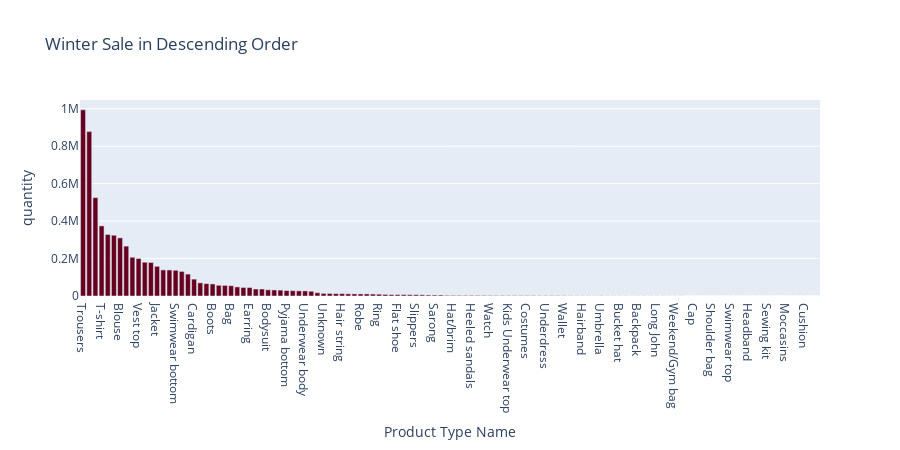
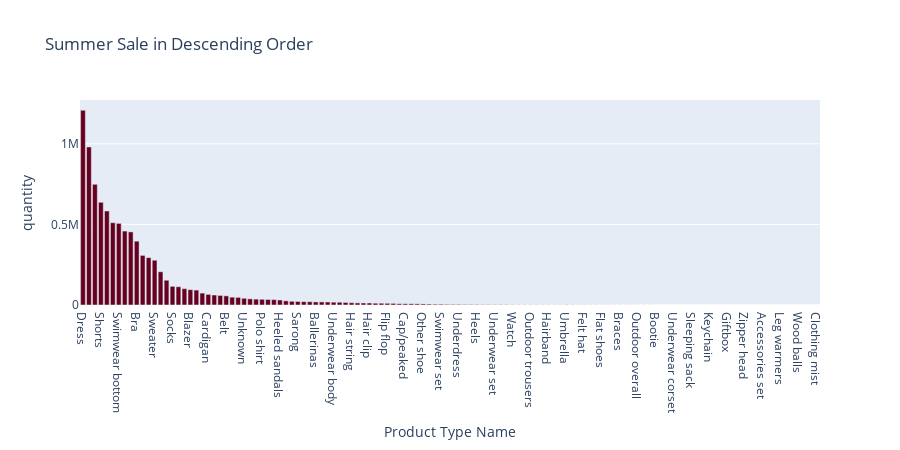
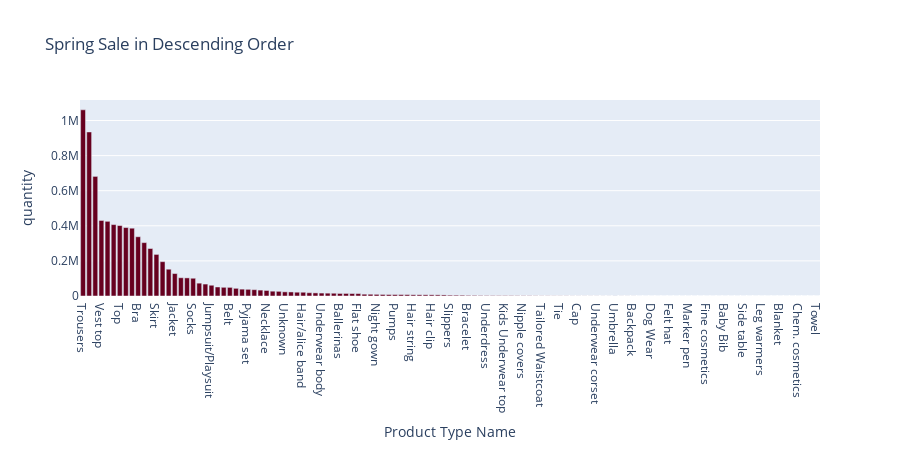
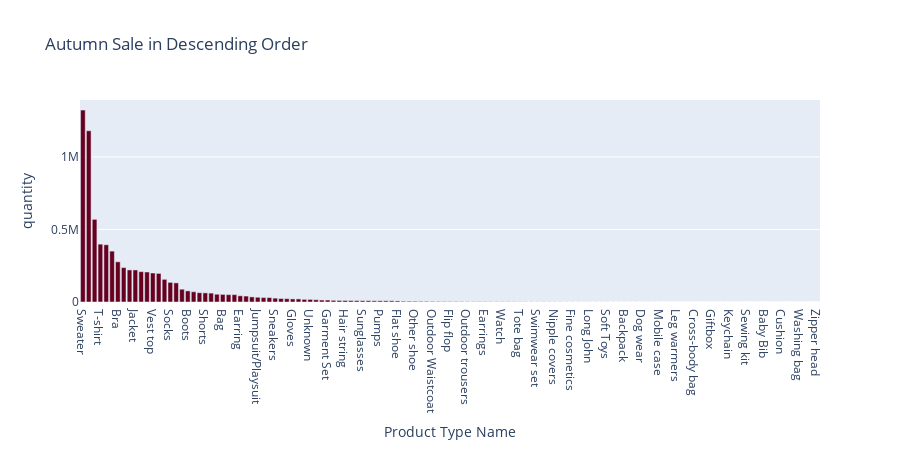

Notebook code for these charts, in order:
### Code cell
fig = px.bar(SA.loc[SA.season == "Winter"].sort_values(by = 'quantity', ascending = False),
             y='quantity', 
             title='Winter Sale in Descending Order',
             x='product_type_name',
             color_discrete_sequence=px.colors.sequential.RdBu,
             hover_data=['product_type_name'],
             labels={'product_type_name':'Product Type Name'},
            height=450)
fig.show()

fig = px.bar(SA.loc[SA.season == "Summer"].sort_values(by = 'quantity', ascending = False),
             y='quantity', 
             title='Summer Sale in Descending Order',
             x='product_type_name',
             color_discrete_sequence=px.colors.sequential.RdBu,
             hover_data=['product_type_name'],
             labels={'product_type_name':'Product Type Name'},
            height=450)
fig.show()

fig = px.bar(SA.loc[SA.season == "Spring"].sort_values(by = 'quantity', ascending = False),
             y='quantity', 
             title='Spring Sale in Descending Order',
             x='product_type_name',
             color_discrete_sequence=px.colors.sequential.RdBu,
             hover_data=['product_type_name'],
             labels={'product_type_name':'Product Type Name'},
            height=450)
fig.show()

fig = px.bar(SA.loc[SA.season == "Autumn"].sort_values(by = 'quantity', ascending = False),
             y='quantity', 
             title='Autumn Sale in Descending Order',
             x='product_type_name',
             color_discrete_sequence=px.colors.sequential.RdBu,
             hover_data=['product_type_name'],
             labels={'product_type_name':'Product Type Name'},
            height=450)
fig.show()

### Figure 1 — Plotly figure (JSON) as saved in the notebook; plotly's stock layout.template omitted (floating-point values rounded to 4 significant figures)
{"data": [{"alignmentgroup": "True", "hovertemplate": "Product Type Name=%{x}<br>quantity=%{y}<extra></extra>", "legendgroup": "", "marker": {"color": "rgb(103,0,31)", "pattern": {"shape": ""}}, "name": "", "offsetgroup": "", "orientation": "v", "showlegend": false, "textposition": "auto", "type": "bar", "x": ["Trousers", "Sweater", "Dress", "T-shirt", "Top", "Bra", "Blouse", "Underwear bottom", "Leggings/Tights", "Vest top", "Skirt", "Shirt", "Jacket", "Bikini top", "Hoodie", "Swimwear bottom", "Socks", "Blazer", "Cardigan", "Underwear Tights", "Shorts", "Boots", "Scarf", "Pyjama set", "Bag", "Swimsuit", "Belt", "Earring", "Coat", "Hat/beanie", "Bodysuit", "Jumpsuit/Playsuit", "Necklace", "Pyjama bottom", "Other accessories", "Sneakers", "Underwear body", "Hair/alice band", "Sunglasses", "Unknown", "Night gown", "Gloves", "Hair string", "Garment Set", "Hair clip", "Robe", "Hair ties", "Polo shirt", "Ring", "Pumps", "Cap/peaked", "Flat shoe", "Ballerinas", "Dungarees", "Slippers", "Sandals", "Swimwear set", "Sarong", "Other shoe", "Pyjama jumpsuit/playsuit", "Hat/brim", "Outdoor trousers", "Tie", "Heeled sandals", "Underwear set", "Outdoor Waistcoat", "Watch", "Beanie", "Tailored Waistcoat", "Kids Underwear top", "Earrings", "Bracelet", "Costumes", "Flip flop", "Nipple covers", "Underdress", "Underwear corset", "Wedge", "Wallet", "Waterbottle", "Heels", "Hairband", "Braces", "Bootie", "Umbrella", "Outdoor overall", "Umbrella", "Dog Wear", "Bucket hat", "Soft Toys", "Fine cosmetics", "Backpack", "Bra extender", "Tote bag", "Long John", "Alice band", "Mobile case", "Weekend/Gym bag", "Felt hat", "Side table", "Cap", "Leg warmers", "Giftbox", "Shoulder bag", "Flat shoes", "Sleeping sack", "Swimwear top", "Baby Bib", "Straw hat", "Headband", "Chem. cosmetics", "Towel", "Sewing kit", "Cross-body bag", "Keychain", "Moccasins", "Blanket", "Sleep Bag", "Cushion", "Accessories set", "Wood balls"], "xaxis": "x", "y": [994470, 878023, 525367, 374401, 328678, 324401, 310499, 266433, 206855, 200289, 180407, 179041, 158491, 139313, 139207, 137314, 131245, 117093, 90128, 70161, 66000, 64296, 57196, 56491, 54886, 48481, 45722, 45204, 37460, 37382, 33102, 32287, 31393, 28888, 28417, 27478, 27151, 25380, 17570, 13808, 13478, 12604, 12560, 11556, 11214, 11085, 11080, 10237, 9630, 8377, 7393, 7389, 7271, 6880, 6733, 6163, 5297, 5236, 5163, 3374, 3275, 3263, 3238, 3236, 3024, 2954, 2513, 2367, 2243, 2139, 2135, 2109, 2086, 1802, 1699, 1675, 1660, 1554, 1436, 1097, 1031, 950, 817, 789, 753, 743, 643, 591, 560, 516, 507, 490, 477, 476, 464, 433, 417, 386, 322, 171, 153, 143, 132, 123, 118, 116, 51, 40, 39, 28, 20, 19, 18, 16, 14, 10, 9, 8, 8, 3, 1], "yaxis": "y"}], "layout": {"barmode": "relative", "height": 450, "legend": {"tracegroupgap": 0}, "title": {"text": "Winter Sale in Descending Order"}, "xaxis": {"anchor": "y", "domain": [0.0, 1.0], "title": {"text": "Product Type Name"}}, "yaxis": {"anchor": "x", "domain": [0.0, 1.0], "title": {"text": "quantity"}}}}

### Figure 2 — Plotly figure (JSON) as saved in the notebook; plotly's stock layout.template omitted (floating-point values rounded to 4 significant figures)
{"data": [{"alignmentgroup": "True", "hovertemplate": "Product Type Name=%{x}<br>quantity=%{y}<extra></extra>", "legendgroup": "", "marker": {"color": "rgb(103,0,31)", "pattern": {"shape": ""}}, "name": "", "offsetgroup": "", "orientation": "v", "showlegend": false, "textposition": "auto", "type": "bar", "x": ["Dress", "Trousers", "T-shirt", "Shorts", "Vest top", "Bikini top", "Swimwear bottom", "Top", "Blouse", "Bra", "Skirt", "Underwear bottom", "Sweater", "Shirt", "Leggings/Tights", "Socks", "Swimsuit", "Jumpsuit/Playsuit", "Blazer", "Jacket", "Hoodie", "Cardigan", "Bag", "Sandals", "Belt", "Earring", "Sunglasses", "Unknown", "Necklace", "Bodysuit", "Polo shirt", "Sneakers", "Pyjama set", "Heeled sandals", "Hair/alice band", "Other accessories", "Sarong", "Wedge", "Boots", "Ballerinas", "Pyjama bottom", "Flat shoe", "Underwear body", "Underwear Tights", "Hair ties", "Hair string", "Dungarees", "Scarf", "Hair clip", "Night gown", "Hat/brim", "Flip flop", "Ring", "Garment Set", "Cap/peaked", "Pumps", "Coat", "Other shoe", "Robe", "Hat/beanie", "Swimwear set", "Earrings", "Slippers", "Underdress", "Bracelet", "Costumes", "Heels", "Nipple covers", "Kids Underwear top", "Underwear set", "Pyjama jumpsuit/playsuit", "Outdoor Waistcoat", "Watch", "Wallet", "Mobile case", "Outdoor trousers", "Tote bag", "Cap", "Hairband", "Tie", "Tailored Waistcoat", "Umbrella", "Umbrella", "Bucket hat", "Straw hat", "Felt hat", "Backpack", "Cross-body bag", "Flat shoes", "Bra extender", "Gloves", "Braces", "Weekend/Gym bag", "Beanie", "Outdoor overall", "Soft Toys", "Wireless earphone case", "Bootie", "Shoulder bag", "Fine cosmetics", "Underwear corset", "Marker pen", "Swimwear top", "Sleeping sack", "Waterbottle", "Long John", "Keychain", "Alice band", "Baby Bib", "Giftbox", "Dog Wear", "Stain remover spray", "Zipper head", "Side table", "Washing bag", "Accessories set", "Bumbag", "Eyeglasses", "Leg warmers", "Moccasins", "Chem. cosmetics", "Wood balls", "Sewing kit", "Cushion", "Clothing mist"], "xaxis": "x", "y": [1208295, 980715, 748936, 637280, 583398, 510551, 506405, 458793, 453508, 395945, 307817, 293814, 277839, 206250, 153636, 115759, 113201, 101399, 95157, 92656, 73852, 65844, 62057, 59357, 56799, 48543, 47279, 41725, 38147, 36386, 35370, 34183, 33637, 31098, 25794, 22949, 21814, 20835, 20363, 19167, 19032, 18807, 17549, 17070, 15699, 14015, 12919, 12430, 12284, 11099, 11017, 10503, 9975, 7761, 7660, 7614, 7198, 6684, 5712, 4908, 4903, 4034, 3811, 3664, 3152, 3131, 2709, 2174, 2043, 1935, 1842, 1657, 1312, 1070, 1029, 1022, 993, 852, 837, 817, 807, 801, 785, 784, 715, 709, 705, 665, 555, 508, 447, 435, 408, 342, 239, 235, 229, 186, 181, 166, 137, 107, 94, 88, 72, 67, 62, 58, 57, 56, 53, 33, 30, 24, 20, 16, 16, 13, 12, 8, 8, 7, 5, 4, 2], "yaxis": "y"}], "layout": {"barmode": "relative", "height": 450, "legend": {"tracegroupgap": 0}, "title": {"text": "Summer Sale in Descending Order"}, "xaxis": {"anchor": "y", "domain": [0.0, 1.0], "title": {"text": "Product Type Name"}}, "yaxis": {"anchor": "x", "domain": [0.0, 1.0], "title": {"text": "quantity"}}}}

### Figure 3 — Plotly figure (JSON) as saved in the notebook; plotly's stock layout.template omitted (floating-point values rounded to 4 significant figures)
{"data": [{"alignmentgroup": "True", "hovertemplate": "Product Type Name=%{x}<br>quantity=%{y}<extra></extra>", "legendgroup": "", "marker": {"color": "rgb(103,0,31)", "pattern": {"shape": ""}}, "name": "", "offsetgroup": "", "orientation": "v", "showlegend": false, "textposition": "auto", "type": "bar", "x": ["Trousers", "Dress", "T-shirt", "Vest top", "Bikini top", "Swimwear bottom", "Top", "Blouse", "Shorts", "Bra", "Sweater", "Underwear bottom", "Skirt", "Shirt", "Leggings/Tights", "Jacket", "Blazer", "Swimsuit", "Socks", "Hoodie", "Cardigan", "Jumpsuit/Playsuit", "Sandals", "Bag", "Belt", "Sunglasses", "Earring", "Pyjama set", "Sneakers", "Bodysuit", "Necklace", "Polo shirt", "Underwear Tights", "Unknown", "Heeled sandals", "Boots", "Hair/alice band", "Other accessories", "Pyjama bottom", "Underwear body", "Scarf", "Sarong", "Ballerinas", "Coat", "Wedge", "Flat shoe", "Other shoe", "Dungarees", "Night gown", "Ring", "Hat/brim", "Pumps", "Hair ties", "Swimwear set", "Hair string", "Garment Set", "Robe", "Hair clip", "Cap/peaked", "Flip flop", "Slippers", "Hat/beanie", "Underwear set", "Bracelet", "Pyjama jumpsuit/playsuit", "Costumes", "Underdress", "Heels", "Earrings", "Kids Underwear top", "Outdoor Waistcoat", "Outdoor trousers", "Nipple covers", "Wallet", "Watch", "Tailored Waistcoat", "Gloves", "Bucket hat", "Tie", "Straw hat", "Hairband", "Cap", "Waterbottle", "Bootie", "Underwear corset", "Bra extender", "Braces", "Umbrella", "Beanie", "Umbrella", "Weekend/Gym bag", "Backpack", "Soft Toys", "Flat shoes", "Dog Wear", "Mobile case", "Alice band", "Felt hat", "Cross-body bag", "Tote bag", "Marker pen", "Long John", "Swimwear top", "Fine cosmetics", "Sleeping sack", "Sewing kit", "Baby Bib", "Outdoor overall", "Zipper head", "Side table", "Giftbox", "Moccasins", "Leg warmers", "Washing bag", "Keychain", "Blanket", "Cushion", "Shoulder bag", "Chem. cosmetics", "Stain remover spray", "Clothing mist", "Towel"], "xaxis": "x", "y": [1061092, 934908, 681572, 430502, 425590, 406997, 401398, 390063, 386438, 337691, 304320, 270712, 236997, 195684, 152642, 128009, 104125, 103185, 101213, 73224, 68049, 61330, 51398, 49569, 49141, 43767, 39065, 38093, 36058, 33734, 31598, 27481, 26569, 23744, 23100, 21652, 21424, 18685, 17649, 16756, 16179, 15755, 14547, 14509, 14026, 13751, 10310, 10002, 9423, 8806, 8355, 8283, 8087, 7913, 7060, 6952, 6846, 6803, 6526, 6090, 4802, 4592, 4416, 3432, 3294, 2731, 2274, 2225, 2060, 1997, 1933, 1584, 1453, 1308, 1020, 807, 770, 675, 674, 635, 469, 399, 370, 342, 319, 309, 286, 270, 269, 262, 241, 217, 189, 176, 171, 161, 151, 142, 137, 128, 114, 111, 108, 102, 85, 51, 48, 43, 33, 31, 28, 22, 16, 11, 7, 6, 5, 5, 4, 2, 2, 1], "yaxis": "y"}], "layout": {"barmode": "relative", "height": 450, "legend": {"tracegroupgap": 0}, "title": {"text": "Spring Sale in Descending Order"}, "xaxis": {"anchor": "y", "domain": [0.0, 1.0], "title": {"text": "Product Type Name"}}, "yaxis": {"anchor": "x", "domain": [0.0, 1.0], "title": {"text": "quantity"}}}}

### Figure 4 — Plotly figure (JSON) as saved in the notebook; plotly's stock layout.template omitted (floating-point values rounded to 4 significant figures)
{"data": [{"alignmentgroup": "True", "hovertemplate": "Product Type Name=%{x}<br>quantity=%{y}<extra></extra>", "legendgroup": "", "marker": {"color": "rgb(103,0,31)", "pattern": {"shape": ""}}, "name": "", "offsetgroup": "", "orientation": "v", "showlegend": false, "textposition": "auto", "type": "bar", "x": ["Sweater", "Trousers", "Dress", "T-shirt", "Top", "Blouse", "Bra", "Underwear bottom", "Leggings/Tights", "Jacket", "Skirt", "Shirt", "Vest top", "Hoodie", "Cardigan", "Socks", "Blazer", "Underwear Tights", "Boots", "Scarf", "Pyjama set", "Shorts", "Coat", "Swimwear bottom", "Bag", "Belt", "Bikini top", "Earring", "Hat/beanie", "Bodysuit", "Jumpsuit/Playsuit", "Necklace", "Pyjama bottom", "Sneakers", "Underwear body", "Other accessories", "Gloves", "Swimsuit", "Hair/alice band", "Unknown", "Polo shirt", "Night gown", "Garment Set", "Robe", "Hair ties", "Hair string", "Hair clip", "Cap/peaked", "Sunglasses", "Ring", "Sandals", "Pumps", "Ballerinas", "Slippers", "Flat shoe", "Dungarees", "Heeled sandals", "Other shoe", "Hat/brim", "Pyjama jumpsuit/playsuit", "Outdoor Waistcoat", "Underwear set", "Kids Underwear top", "Flip flop", "Dog Wear", "Wedge", "Outdoor trousers", "Beanie", "Tailored Waistcoat", "Earrings", "Tie", "Costumes", "Watch", "Bracelet", "Bootie", "Tote bag", "Umbrella", "Underdress", "Swimwear set", "Heels", "Wallet", "Nipple covers", "Outdoor overall", "Waterbottle", "Fine cosmetics", "Underwear corset", "Sarong", "Long John", "Braces", "Hairband", "Soft Toys", "Alice band", "Umbrella", "Weekend/Gym bag", "Backpack", "Felt hat", "Side table", "Dog wear", "Flat shoes", "Bra extender", "Mobile case", "Shoulder bag", "Sleeping sack", "Leg warmers", "Headband", "Cap", "Cross-body bag", "Sleep Bag", "Chem. cosmetics", "Giftbox", "Swimwear top", "Bucket hat", "Keychain", "Wireless earphone case", "Straw hat", "Sewing kit", "Accessories set", "Wood balls", "Baby Bib", "Blanket", "Eyeglasses", "Cushion", "Marker pen", "Toy", "Washing bag", "Stain remover spray", "Moccasins", "Zipper head"], "xaxis": "x", "y": [1323092, 1180740, 569858, 398841, 394539, 350798, 277196, 237230, 221102, 221001, 209117, 206919, 199912, 197131, 156148, 135243, 131752, 88130, 76606, 70712, 64049, 62795, 61335, 53532, 52383, 50771, 50748, 42750, 40926, 35124, 32661, 30553, 30170, 26616, 23884, 22828, 21231, 21069, 18098, 17763, 15532, 13447, 13422, 11312, 10709, 10468, 9763, 9533, 8958, 8956, 8373, 8309, 8293, 8211, 7206, 5317, 5249, 4857, 4315, 4214, 3827, 3156, 3039, 2910, 2739, 2245, 2082, 1945, 1897, 1777, 1731, 1717, 1686, 1575, 1324, 1157, 1131, 1081, 1014, 987, 942, 935, 866, 634, 625, 587, 585, 556, 550, 545, 448, 419, 405, 363, 319, 313, 307, 265, 262, 242, 228, 196, 189, 151, 126, 122, 91, 73, 68, 67, 66, 47, 40, 36, 35, 31, 30, 27, 25, 13, 12, 9, 8, 5, 4, 1, 1, 1], "yaxis": "y"}], "layout": {"barmode": "relative", "height": 450, "legend": {"tracegroupgap": 0}, "title": {"text": "Autumn Sale in Descending Order"}, "xaxis": {"anchor": "y", "domain": [0.0, 1.0], "title": {"text": "Product Type Name"}}, "yaxis": {"anchor": "x", "domain": [0.0, 1.0], "title": {"text": "quantity"}}}}
